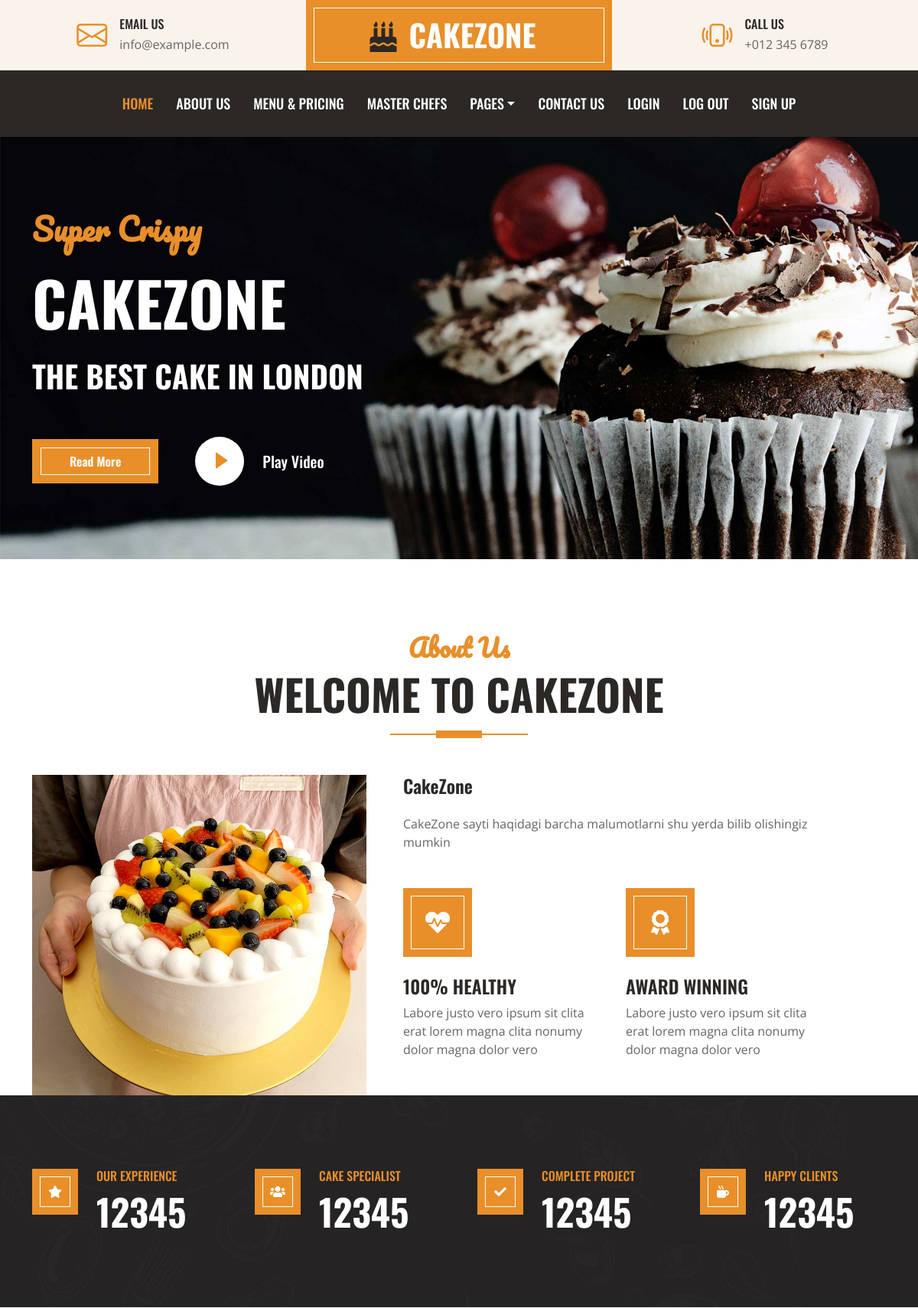
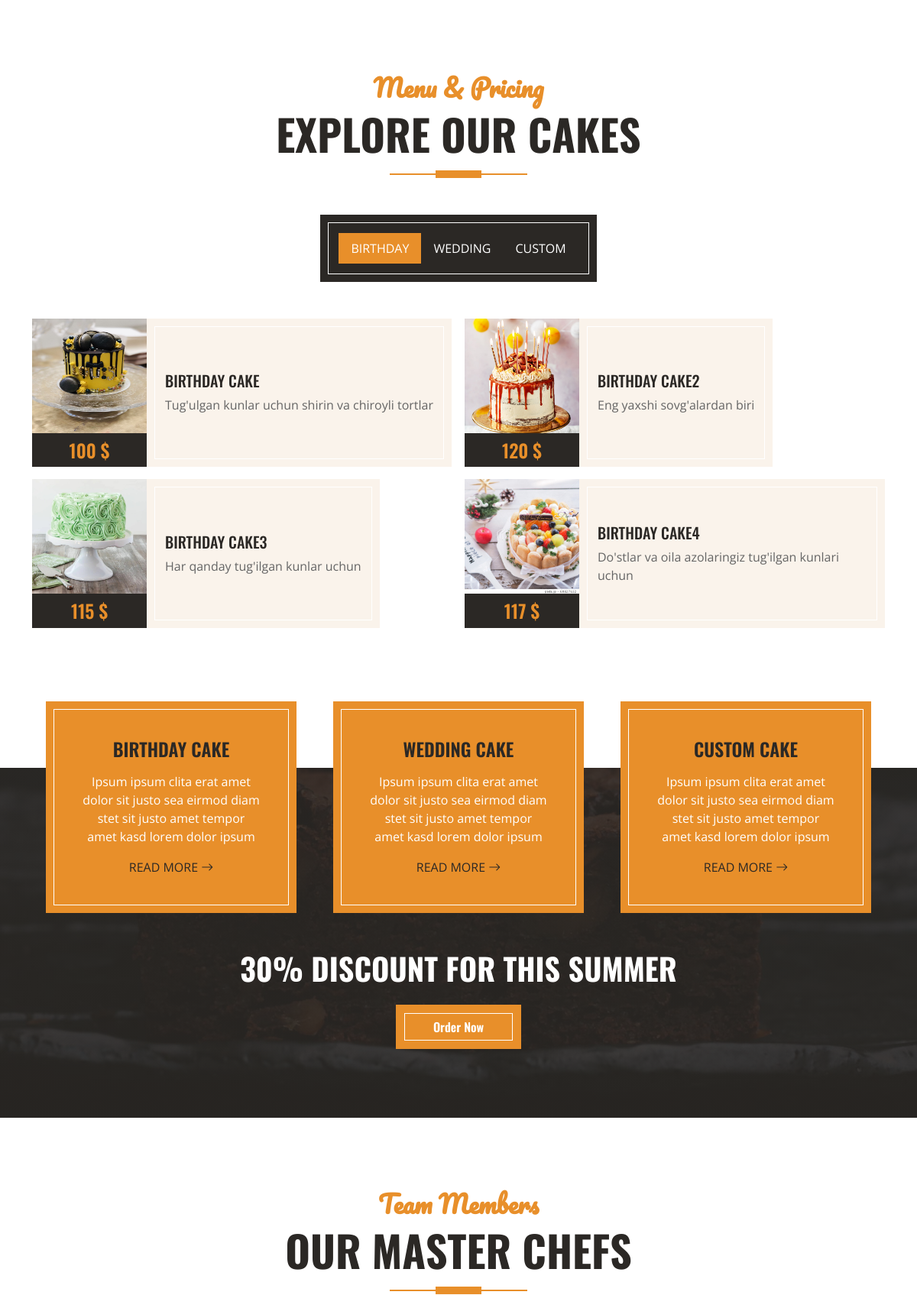
The page /blog/index/ (upper part) on the database its author committed (2 pictures, top to bottom).
### blog/models.py (models this page shows, shortened)
class Aboutus(models.Model):
    name = models.CharField(max_length=100)
    bio = models.TextField()
    img = models.ImageField(upload_to='Aboutus/img')

class Menu(models.Model):
    name = models.CharField(max_length=100)
    price = models.IntegerField()
    bio = models.TextField()
    img = models.ImageField(upload_to='Menu/img')
    slug = models.CharField(max_length=100)
    def get_absolute_url(self):
        return reverse("menu_detail_view", args=[self.slug])

### blog/views.py (the view)
# urls.py: path('index/', index, name='index'),
def index(request):
    about = Aboutus.objects.all()
    menu = Menu.objects.all()
    menu2 = Menu2.objects.all()
    menu3 = Menu3.objects.all()
    team = Team.objects.all()
    testi = Testimonial.objects.all()
    context = {
        "about": about,
        "menu": menu,
        "menu2": menu2,
        "menu3": menu3,
        "team": team,
        "testi": testi
    }
    return render(request, "index.html", context=context)

### blog/models.py (called while the page is built)
    def get_absolute_url(self):
        return reverse("team_detail_view", args=[self.slug])

        def get_absolute_url(self):
            return reverse("menu2_detail_view", args=[self.slug])

    def get_absolute_url(self):
        return reverse("menu3_detail_view", args=[self.slug])

### templates/index.html (shortened to what this page needs)
{% extends 'base.html' %}
{% load static %}
{% block content %}
    <div class="container-fluid bg-primary py-5 mb-5 hero-header">
        <div class="container py-5">
            <div class="row justify-content-start">
                <div class="col-lg-8 text-center text-lg-start">
                    <h1 class="font-secondary text-primary mb-4">Super Crispy</h1>
                    <h1 class="display-1 text-uppercase text-white mb-4">CakeZone</h1>
                    <h1 class="text-uppercase text-white">The Best Cake In London</h1>
                    <div class="d-flex align-items-center justify-content-center justify-content-lg-start pt-5">
                        <a href="" class="btn btn-primary border-inner py-3 px-5 me-5">Read More</a>
                        <button type="button" class="btn-play" data-bs-toggle="modal"
                            data-src="https://www.youtube.com/embed/DWRcNpR6Kdc" data-bs-target="#videoModal">
                            <span></span>
                        </button>
                        <h5 class="font-weight-normal text-white m-0 ms-4 d-none d-sm-block">Play Video</h5>
                    </div>
                </div>
            </div>
        </div>
    </div>
    <div class="container-fluid pt-5">
        <div class="container">
            <div class="section-title position-relative text-center mx-auto mb-5 pb-3" style="max-width: 600px;">
                <h2 class="text-primary font-secondary">About Us</h2>
                <h1 class="display-4 text-uppercase">Welcome To CakeZone</h1>
            </div>
            <div class="row gx-5">
                {% for Aboutus in about %}
                <div class="col-lg-5 mb-5 mb-lg-0" style="min-height: 400px;">
                    <div class="position-relative h-100">
                        <img class="position-absolute w-100 h-100" src="{{Aboutus.img.url}}" style="object-fit: cover;">
                    </div>
                </div>
                <div class="col-lg-6 pb-5">
                    <h4 class="mb-4">{{ Aboutus.name }}</h4>
                    <p class="mb-5">{{ Aboutus.bio }}</p>
                    <div class="row g-5">
                        <div class="col-sm-6">
                            <div class="d-flex align-items-center justify-content-center bg-primary border-inner mb-4" style="width: 90px; height: 90px;">
                                <i class="fa fa-heartbeat fa-2x text-white"></i>
                            </div>
                            <h4 class="text-uppercase">100% Healthy</h4>
                            <p class="mb-0">Labore justo vero ipsum sit clita erat lorem magna clita nonumy dolor magna dolor vero</p>
                        </div>
                        <div class="col-sm-6">
                            <div class="d-flex align-items-center justify-content-center bg-primary border-inner mb-4" style="width: 90px; height: 90px;">
                                <i class="fa fa-award fa-2x text-white"></i>
                            </div>
                            <h4 class="text-uppercase">Award Winning</h4>
                            <p class="mb-0">Labore justo vero ipsum sit clita erat lorem magna clita nonumy dolor magna dolor vero</p>
                        </div>
                    </div>
                </div>
                {% endfor %}
            </div>
        </div>
    </div>
    <div class="container-fluid bg-img py-5 mb-5">
        <div class="container py-5">
            <div class="row gx-5 gy-4">
                <div class="col-lg-3 col-md-6">
                    <div class="d-flex">
                        <div class="bg-primary border-inner d-flex align-items-center justify-content-center mb-3" style="width: 60px; height: 60px;">
                            <i class="fa fa-star text-white"></i>
                        </div>
                        <div class="ps-4">
                            <h6 class="text-primary text-uppercase">Our Experience</h6>
                            <h1 class="display-5 text-white mb-0" data-toggle="counter-up">12345</h1>
                        </div>
                    </div>
                </div>
                <div class="col-lg-3 col-md-6">
                    <div class="d-flex">
                        <div class="bg-primary border-inner d-flex align-items-center justify-content-center mb-3" style="width: 60px; height: 60px;">
                            <i class="fa fa-users text-white"></i>
                        </div>
                        <div class="ps-4">
                            <h6 class="text-primary text-uppercase">Cake Specialist</h6>
                            <h1 class="display-5 text-white mb-0" data-toggle="counter-up">12345</h1>
                        </div>
                    </div>
                </div>
                <div class="col-lg-3 col-md-6">
                    <div class="d-flex">
                        <div class="bg-primary border-inner d-flex align-items-center justify-content-center mb-3" style="width: 60px; height: 60px;">
                            <i class="fa fa-check text-white"></i>
                        </div>
                        <div class="ps-4">
                            <h6 class="text-primary text-uppercase">Complete Project</h6>
                            <h1 class="display-5 text-white mb-0" data-toggle="counter-up">12345</h1>
                        </div>
                    </div>
                </div>
                <div class="col-lg-3 col-md-6">
                    <div class="d-flex">
                        <div class="bg-primary border-inner d-flex align-items-center justify-content-center mb-3" style="width: 60px; height: 60px;">
                            <i class="fa fa-mug-hot text-white"></i>
                        </div>
                        <div class="ps-4">
                            <h6 class="text-primary text-uppercase">Happy Clients</h6>
                            <h1 class="display-5 text-white mb-0" data-toggle="counter-up">12345</h1>
                        </div>
                    </div>
                </div>
            </div>
        </div>
    </div>
    <div class="container-fluid about py-5">
        <div class="container">
            <div class="section-title position-relative text-center mx-auto mb-5 pb-3" style="max-width: 600px;">
                <h2 class="text-primary font-secondary">Menu & Pricing</h2>
                <h1 class="display-4 text-uppercase">Explore Our Cakes</h1>
            </div>
            <div class="tab-class text-center">
                <ul class="nav nav-pills d-inline-flex justify-content-center bg-dark text-uppercase border-inner p-4 mb-5">
                    <li class="nav-item">
                        <a class="nav-link text-white active" data-bs-toggle="pill" href="#tab-1">Birthday</a>
                    </li>
                    <li class="nav-item">
                        <a class="nav-link text-white" data-bs-toggle="pill" href="#tab-2">Wedding</a>
                    </li>
                    <li class="nav-item">
                        <a class="nav-link text-white" data-bs-toggle="pill" href="#tab-3">Custom</a>
                    </li>
                </ul>
                <div class="tab-content">
                    <div id="tab-1" class="tab-pane fade show p-0 active">
                        <div class="row g-3">
                            {% for Menu in menu %}
                            <div class="col-lg-6">
                                <div class="d-flex h-100">
                                    <div class="flex-shrink-0">
                                        <img class="img-fluid" src="{{Menu.img.url}}" alt="" style="width: 150px; height: 150px;" >
                                        <h4 class="bg-dark text-primary p-2 m-0">{{Menu.price}} $</h4>
                                    </div>
                                    <div class="d-flex flex-column justify-content-center text-start bg-secondary border-inner px-4">
                                       <a href="{{Menu.get_absolute_url}}"><h5 class="text-uppercase">{{Menu.name}}</h5></a>
                                        <span>{{Menu.bio}}</span>
                                    </div>
                                </div>
                            </div>
                            {% endfor %}
                        </div>
                    </div>
                </div>
            </div>
        </div>
    </div>
    <div class="container-fluid service position-relative px-5 mt-5" style="margin-bottom: 135px;">
        <div class="container">
            <div class="row g-5">
                <div class="col-lg-4 col-md-6">
                    <div class="bg-primary border-inner text-center text-white p-5">
                        <h4 class="text-uppercase mb-3">Birthday Cake</h4>
                        <p>Ipsum ipsum clita erat amet dolor sit justo sea eirmod diam stet sit justo amet tempor amet kasd lorem dolor ipsum</p>
                        <a class="text-uppercase text-dark" href="">Read More <i class="bi bi-arrow-right"></i></a>
                    </div>
                </div>
                <div class="col-lg-4 col-md-6">
                    <div class="bg-primary border-inner text-center text-white p-5">
                        <h4 class="text-uppercase mb-3">Wedding Cake</h4>
                        <p>Ipsum ipsum clita erat amet dolor sit justo sea eirmod diam stet sit justo amet tempor amet kasd lorem dolor ipsum</p>
                        <a class="text-uppercase text-dark" href="">Read More <i class="bi bi-arrow-right"></i></a>
                    </div>
                </div>
                <div class="col-lg-4 col-md-6">
                    <div class="bg-primary border-inner text-center text-white p-5">
                        <h4 class="text-uppercase mb-3">Custom Cake</h4>
                        <p>Ipsum ipsum clita erat amet dolor sit justo sea eirmod diam stet sit justo amet tempor amet kasd lorem dolor ipsum</p>
                        <a class="text-uppercase text-dark" href="">Read More <i class="bi bi-arrow-right"></i></a>
                    </div>
                </div>
                <div class="col-lg-12 col-md-6 text-center">
                    <h1 class="text-uppercase text-light mb-4">30% Discount For This Summer</h1>
                    <a href="{% url 'menu' %}" class="btn btn-primary border-inner py-3 px-5">Order Now</a>
                </div>
            </div>
        </div>
    </div>
    <div class="container-fluid py-5">
        <div class="container">
            <div class="section-title position-relative text-center mx-auto mb-5 pb-3" style="max-width: 600px;">
                <h2 class="text-primary font-secondary">Team Members</h2>
                <h1 class="display-4 text-uppercase">Our Master Chefs</h1>
            </div>
        </div>
    </div>
{% endblock content %}

### static/css/style.css (style rules this page uses)
:root { --primary: #E88F2A; --secondary: #FAF3EB; --light: #FFFFFF; --dark: #2B2825; }
.font-secondary { font-family: 'Pacifico', cursive; }
h1, h2, .font-weight-bold { font-weight: 700 !important; }
h3, h4, .font-weight-semi-bold { font-weight: 600 !important; }
h5, h6, .font-weight-medium { font-weight: 500 !important; }
.btn { font-family: 'Oswald', sans-serif; font-weight: 600; transition: .5s; }
.btn-primary { color: #FFFFFF; }
.border-inner { position: relative; }
.border-inner * { position: relative; z-index: 1; }
.border-inner::before { position: absolute; content: ""; top: 10px; right: 10px; bottom: 10px; left: 10px; background: none; border: 1px solid var(--light); z-index: 0; }
.hero-header { background: url(../img/hero.jpg) top right no-repeat; background-size: cover; }
.btn-play { position: relative; display: block; box-sizing: content-box; width: 16px; height: 26px; border-radius: 100%; border: none; outline: none !important; padding: 18px 20px 20px 28px; background: #FFFFFF; }
.btn-play:before { content: ""; position: absolute; z-index: 0; left: 50%; top: 50%; transform: translateX(-50%) translateY(-50%); display: block; width: 60px; height: 60px; background: #FFFFFF; border-radius: 100%; animation: pulse-border 1500ms ease-out infinite; }
.btn-play:after { content: ""; position: absolute; z-index: 1; left: 50%; top: 50%; transform: translateX(-50%) translateY(-50%); display: block; width: 60px; height: 60px; background: #FFFFFF; border-radius: 100%; transition: all 200ms; }
.btn-play span { display: block; position: relative; z-index: 3; width: 0; height: 0; left: -1px; border-left: 16px solid var(--primary); border-top: 11px solid transparent; border-bottom: 11px solid transparent; }
.section-title::before { position: absolute; content: ""; width: 60px; height: 10px; left: 50%; bottom: 0; margin-left: -30px; background: var(--primary); }
.section-title::after { position: absolute; content: ""; width: 180px; height: 2px; left: 50%; bottom: 4px; margin-left: -90px; background: var(--primary); }
.service::after, .contact::after { position: absolute; content: ""; width: 100%; height: calc(100% - 45px); top: 135px; left: 0; background: linear-gradient(rgba(43, 40, 37, .9), rgba(43, 40, 37, .9)), url(../img/service.jpg) center center no-repeat; background-size: cover; z-index: -1; }
.bg-img { background: linear-gradient(rgba(43, 40, 37, .5), rgba(43, 40, 37, .5)), url(../img/bg.jpg) center center no-repeat; background-size: cover; }

### rows shown on the page
Aboutus: img (picture), name "CakeZone", bio "CakeZone sayti haqidagi barcha malumotlarni shu yerda bilib olishingiz mumkin"
Menu: img (picture), price "100", name "BIRTHDAY CAKE", bio "Tug'ulgan kunlar uchun shirin va chiroyli tortlar"
Menu: img (picture), price "120", name "BIRTHDAY CAKE2", bio "Eng yaxshi sovg'alardan biri"
Menu: img (picture), price "115", name "BIRTHDAY CAKE3", bio "Har qanday tug'ilgan kunlar uchun"
Menu: img (picture), price "117", name "BIRTHDAY CAKE4", bio "Do'stlar va oila azolaringiz tug'ilgan kunlari uchun"
